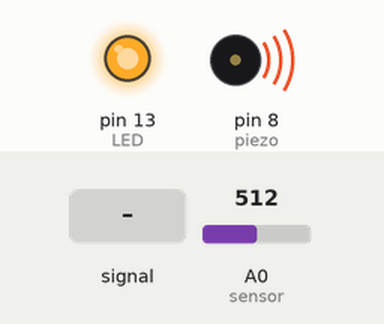
Bench run of a sketch on a simulated Arduino Uno, built with avr-gcc and run on an emulated ATmega328P. Shown: output pins drawn as LEDs (lit = HIGH), buzzer (waves = sounding). Inputs (shaded band) come from the test bench; at power-on: A0 (sensor) = 512. What the sketch prints to the serial monitor is not drawn.

Above: at 1.2 s.
1.3 s: A0 (sensor) fed a 200 Hz sine of ±81 counts around its level
At 2.11 s:
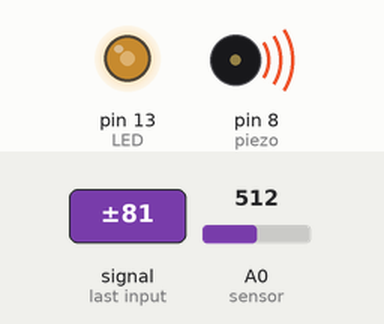
4.3 s: A0 (sensor) set to 716
5.8 s: A0 (sensor) set to 528
7.5 s: A0 (sensor) set to 505
At 8.6 s:
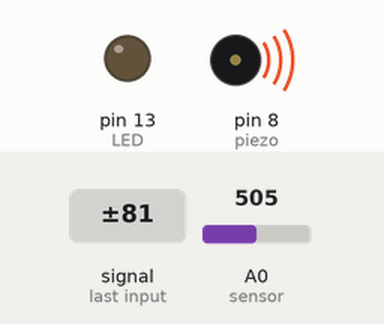
Timing chart, 0 to 10.5 s (numbered marks = the images above; inputs shaded):
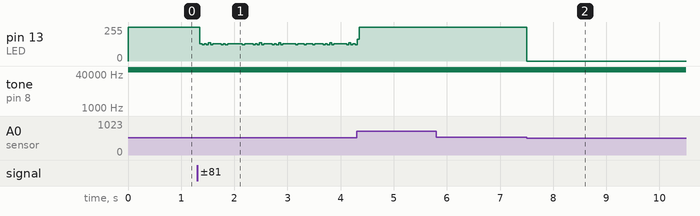

Measured:
- the behaviour switches between 512 and 511 on A0 (sensor) (found by bisection; images 1 and 2)
- after the input at 5.8 s, every drawn part: stays the same
- after the input at 7.5 s, pin 13 (LED): 255/255 → 0/255 at once

The sketch:

FinalProject_Different_Shapes.ino
```cpp
/*
 * BEFORE REVISING MY FINAL PROJECT
 PART 3 OF MY FINAL PROJECT. THIS IS WIP1,WIP2,WIP3 ALL IN ONE.
 IN WIP1, I HAD THE PIEZO WITH THE 3 LEDs.
 IN WIP2, I HAD THE PIEZO,3LEDS,AND INCLUDED THE POTENTIOMETER
 IN WIP3 WHICH IS THIS ONE, IT WILL ALL COME TOGETHER

  * I CONSULTED MY PAST CODE, CODE FROM MTEC 1005 (SPRING SEMESTER 2021) REPO ON GITHUB & THIS LINK...
  *-  https://arduinogetstarted.com/tutorials/arduino-potentiometer-triggers-piezo-buzzer
  * & HELP FROM CLASSMATES AND THE PROFESSOR AS MUCH AS POSSIBLE
  * I WILL MOVE JUST A TINY BIT AWAY FROM MY PROPOSAL.. I WILL USE SS8 AS A STARTING POINT AND HAVE DIFFERENT SHAPES & NUMBERS APPEAR TO THE TURN OF THE POT
  */

// INSTRUCTIONS: TURN THE POT AND SEE THE LEDs LIGHT UP AND THE PIEZO TURN ON

const int LED = 13;
const int sensor = A0;
const int piezo = 8;
int val = 0;
int reading = 0;
int sensorReading;
int pitch;
int value = 0;

void setup() {
  pinMode(LED,OUTPUT);
  Serial.begin(9600);
}

void loop() {
 reading = analogRead(sensor);
  analogWrite(LED,reading/4);
  val = analogRead(sensor);
  val = val/4;
  pitch = map(sensorReading,200,400,0,500);
  tone(piezo,pitch,10);
  delay(1);
  Serial.write(val);
}
```
